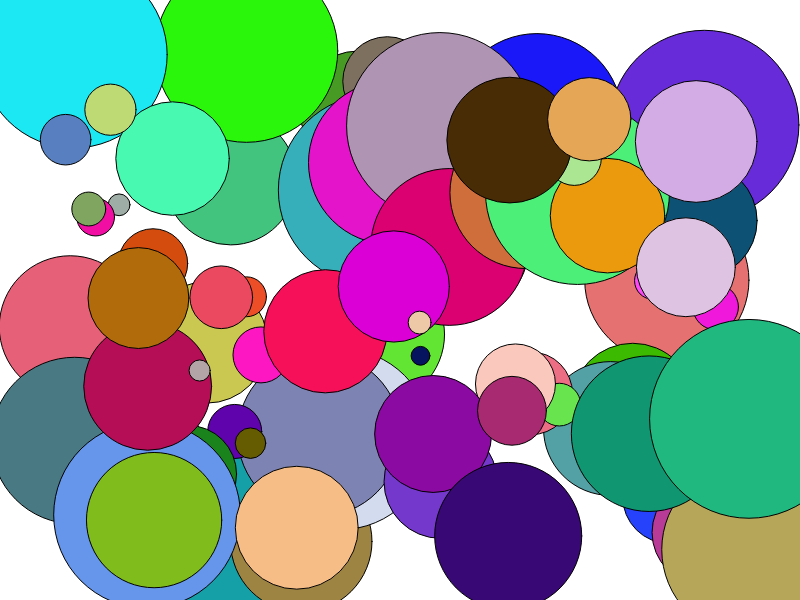
Frame 1 (no input)
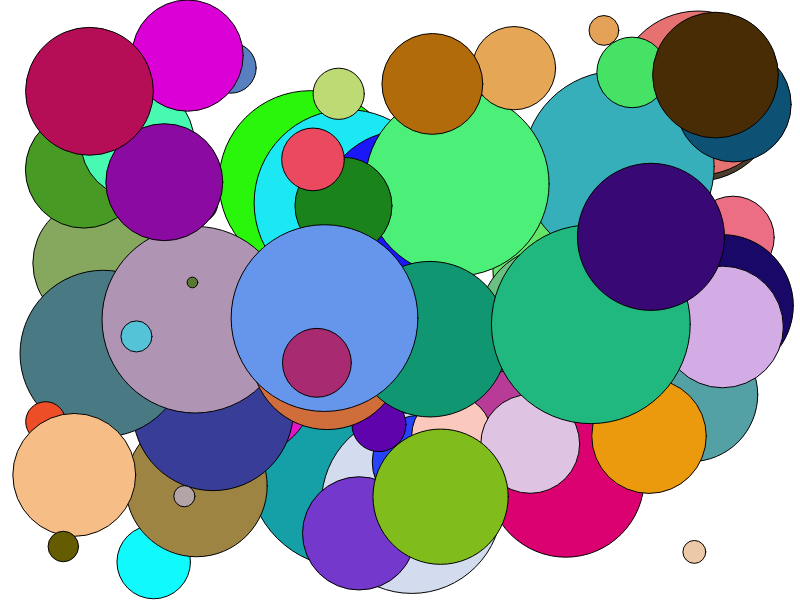
Frame 60 (no input)
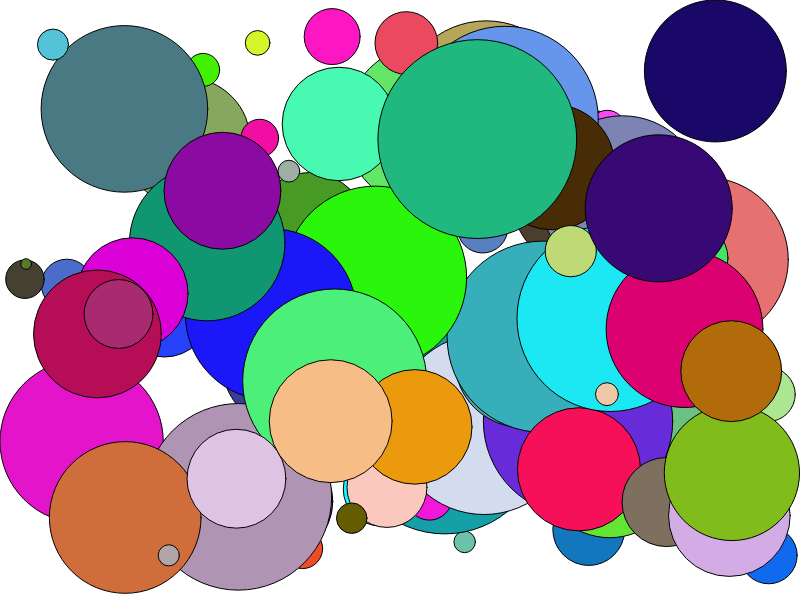
Frame 120 (the mouse pressed at the canvas centre since frame 60)

The p5.js sketch that drew these frames (run headless with seeded random() and noise() and a simulated clock; from frame 60 on, the mouse is pressed at the canvas centre):

// p5.js sketch
// ── sketch.js
// Bouncing circles

var ballArray;
var fruits = ["Banana", "Orange", "Apple", "Mango"];

// SETUP FUNCTION - Runs once at beginning of program
function setup() {
    createCanvas (800, 600);
    background(255);
    ballArray = [];
    
    for (var i = 0; i < 90; i++) {
        ballArray.push(new Ball(random(50, 750), random(50, 550), random(-5, 5), random(-5, 5), random(5, 100), color(random(255), random(255), random(255))));
    }
}

// DRAW FUNCTION - Loops @ 60FPS by default
function draw() {
background(255);

    //Logic
    for (var i = 0; i < 90; i++) {
        ballArray[i].show();
        ballArray[i].bounce();
    }
    
    //Draw
    fruits.splice(fruits.length-1, 0, new Ball)
}


// ── ball.js
class Ball {
    //State
    constructor(x, y, xs, ys, r, col) {
        this.x = x;
        this.y = y;
        this.xSpeed = xs;
        this.ySpeed = ys;
        this.r = r;
        this.col = col;
    }

    //Behaviour
    bounce(){
        this.x += this.xSpeed;
        this.y += this.ySpeed;
        
        if ((this.x + this.r) > width) {
            this.x= width - this.r;
            this.xSpeed= -this.xSpeed;
        } else if ((this.x - this.r) < 0){
            this.x= this.r;
            this.xSpeed= -this.xSpeed;
        }
        
        if ((this.y + this.r) > height){
            this.y = height - this.r; 
            this.ySpeed = -this.ySpeed;
        } else if ((this.y - this.r) < 0){
            this.y = this.r;
            this.ySpeed = -this.ySpeed;
        }
    }
    
    show(){
        fill (this.col);
        
        ellipse (this.x, this.y, 2 * this.r, 2*this.r,);
        
    }

}
